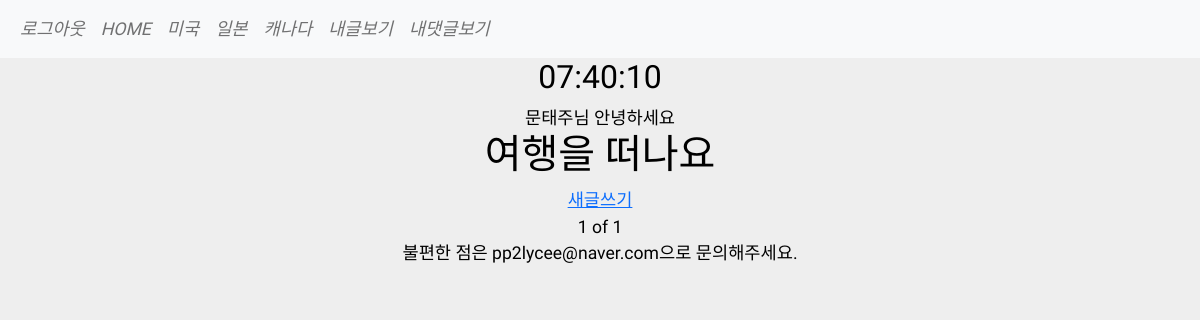
The app's page /home/ (signed in), older data.
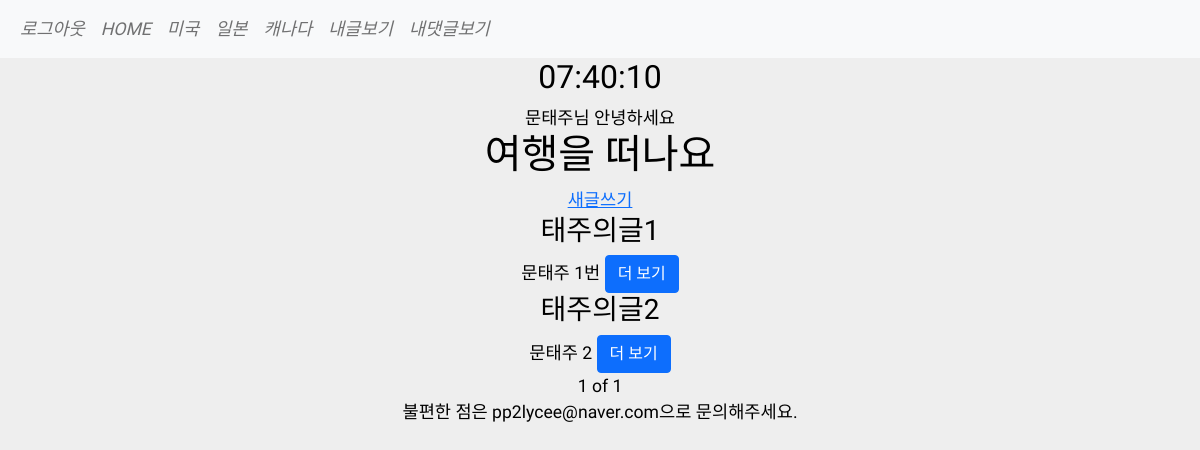
The same page, newer data.
### blog/models.py (models this page shows, shortened)
class Blog(models.Model):
    title = models.CharField(max_length=200) #제한 있음.
    writer = models.CharField(max_length=100)
    pub_date = models.DateTimeField()
    body = models.TextField() #제한 없음.
    image = models.ImageField(upload_to="blog/", blank=True, null=True )
    community = models.CharField(max_length=100, choices=COMMUNITY_CHOICES,default="C1")

### blog/views.py (the view)
# urls.py: path('home/',my_post,name="my_post"),
def my_post(request):
    current_user = request.user
    blogs = Blog.objects.filter(writer=current_user)
    paginator = Paginator(blogs, 3)
    page = int(request.GET.get('page',1))
    blogs = paginator.page(page)
    return render(request, 'home3.html', {'blogs':blogs})

### blog/templates/home3.html (shortened to what this page needs)
{% extends 'base.html'%}
{%block content%}
        {% if user.is_authenticated %}
        {{user.nickname}}님 안녕하세요
        {%endif%}
        <h1>여행을 떠나요</h1>
        {% if user.is_authenticated %}
        <div>
            <a href='{% url "blog:new" %}'>새글쓰기</a>
        </div>
        {% endif %}
        <div class="container">
        {% for blog in blogs%}
            <div>
            <h3>{{blog.title}}</h3>
            {{blog.writer}}
            {{blog.body}} <a href='{% url "blog:detail" blog.id %}'><button type="button" class="btn btn-primary">더 보기</button></a>
            <br>
            </div>
        {% endfor %}
        </div>
        <span>{{blogs.number}}</span>
        <span>of</span>
        <span>{{blogs.paginator.num_pages}}</span>
{%endblock%}

Row changes from the older to the newer data that the page shows:
added Blog: title "태주의글1", writer "문태주", body "1번"
added Blog: title "태주의글2", writer "문태주", body "2"
